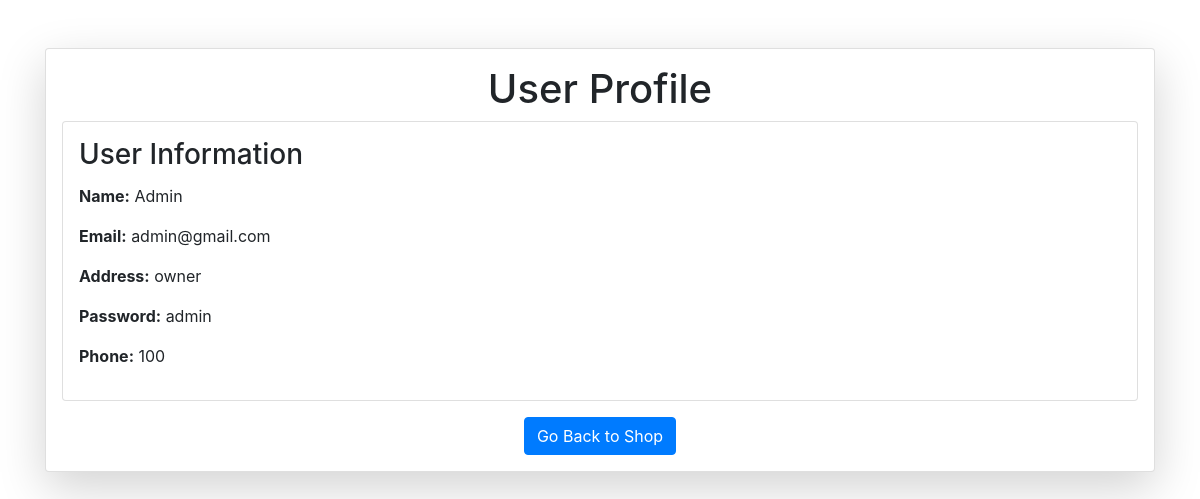
/profile/1 (signed in), run on an earlier commit of the app's database.
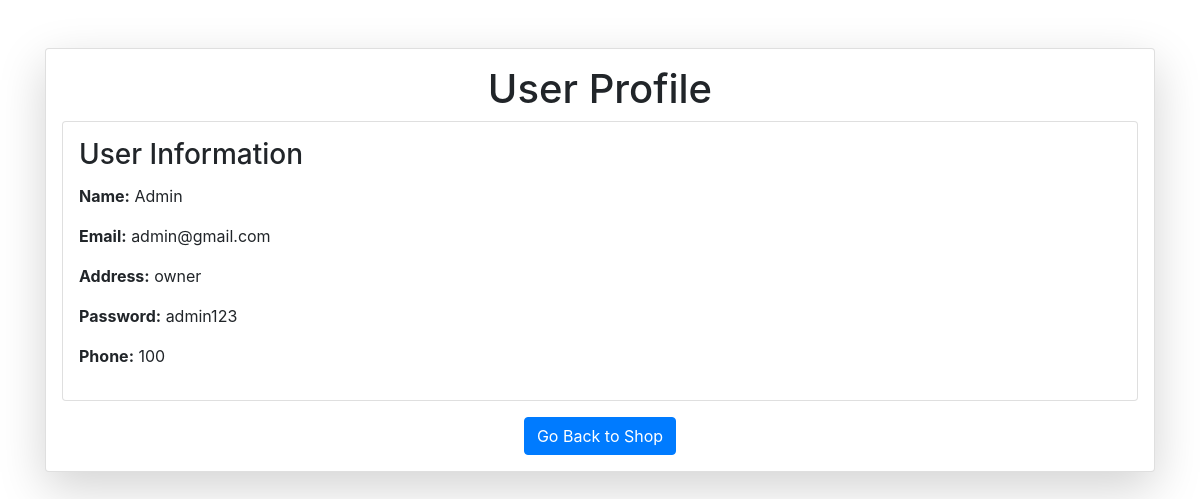
And on a later commit of the database.
### vault.py (models this page shows, shortened)
class User(Base):
    __tablename__ = 'users'
    id = Column(Integer, primary_key=True, autoincrement=True)
    name = Column('name',String)
    email = Column('email',String)
    password = Column('password', String)
    address = Column('address', String)
    phone_number = Column('phone_number', String)
    admin = Column('admin', Integer, default=0)

### user_routes.py (the view)
@app.route('/profile/<int:pid>')
@login_required
def profile(pid):
    if session['user'] != pid:
        flash("You can only view your own profile.", "danger")
        return redirect('/home')
    user = agent.query(User).filter(User.id == pid).first()
    return render_template('user/profile.html', user=user)

### user_routes.py (called while the page is built)
def login_required(f):
    @wraps(f)
    def decorated_function(*args, **kwargs):
        if 'user' not in session:
            return render_template('login/login.html')
        return f(*args, **kwargs)
    return decorated_function

### templates/user/profile.html (shortened to what this page needs)
<!DOCTYPE html>
<html lang="en">
  <head>
    <link
      rel="stylesheet"
      href="https://stackpath.bootstrapcdn.com/bootstrap/4.5.2/css/bootstrap.min.css"
    />
  </head>
  <body>
    <div class="container mt-5 mb-5">
      <div class="card shadow-lg p-3 mb-5 bg-white rounded">
        <div class="row g-0">
          <div class="col-md-12">
            <h1 class="text-center">User Profile</h1>
            <div class="card p-3 mb-3">
              <h3 class="card-title">User Information</h3>
              <p><strong>Name:</strong> {{user.name}}</p>
              <p><strong>Email:</strong> {{user.email}}</p>
              <p><strong>Address:</strong> {{user.address}}</p>
              <p><strong>Password:</strong> {{user.password}}</p>
              <p><strong>Phone:</strong> {{user.phone_number}}</p>
            </div>
            <div class="d-flex justify-content-center">
              <a href="/home" class="btn btn-primary">Go Back to Shop</a>
            </div>
          </div>
        </div>
      </div>
    </div>
  </body>
</html>

What changed in the data, as far as the page shows it:
changed User "Admin": password "admin" → "admin123"
